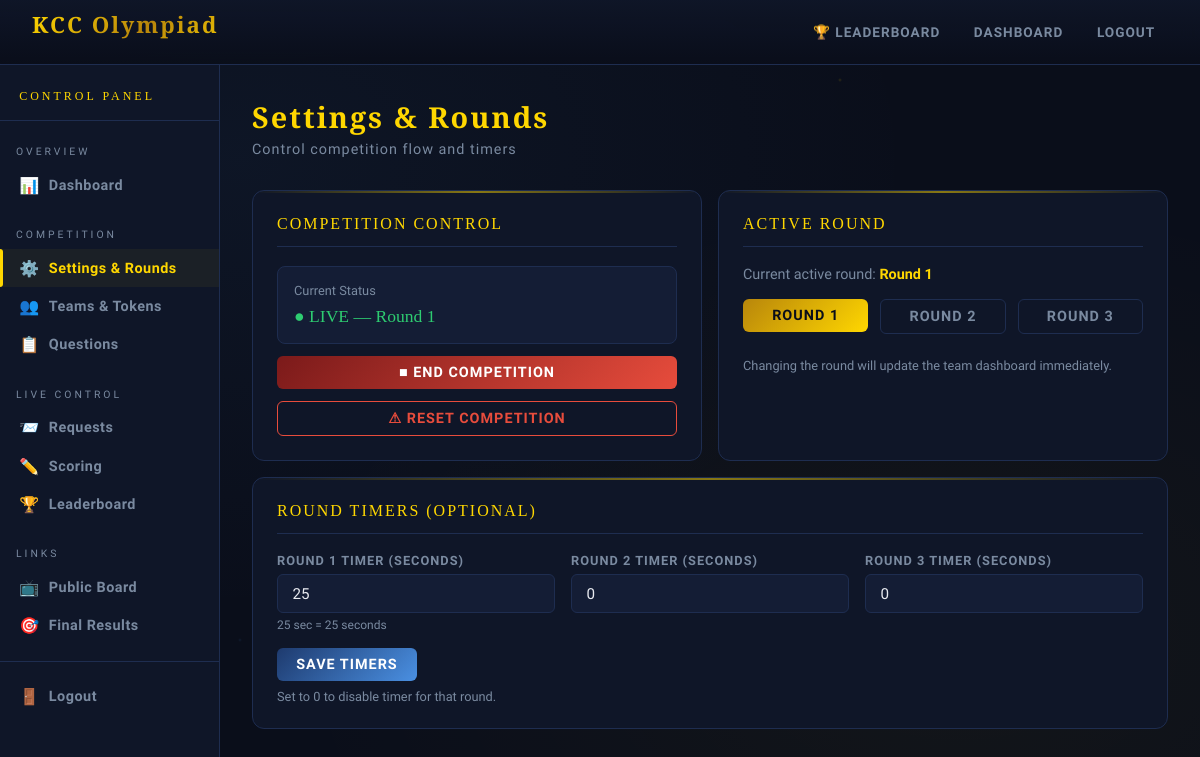
The app's page /admin-panel/settings/ (signed in) with its own data.
### myapp/models.py (models this page shows, shortened)
class CompetitionSettings(models.Model):
    active_round = models.IntegerField(default=1)
    competition_started = models.BooleanField(default=False)
    competition_ended = models.BooleanField(default=False)
    round1_timer = models.IntegerField(default=0, help_text="Timer in seconds, 0 = no timer")
    round2_timer = models.IntegerField(default=0)
    round3_timer = models.IntegerField(default=0)
    class Meta:
        verbose_name = "Competition Settings"
    @classmethod
    def get_settings(cls):
        obj, _ = cls.objects.get_or_create(pk=1)
        return obj

### myapp/views.py (the view)
    def wrapper(request, *args, **kwargs):
        if not request.session.get('is_admin'):
            return redirect('admin_login')
        return view_func(request, *args, **kwargs)

### myapp/views.py (called while the page is built, shortened)
def admin_required(view_func):
    def wrapper(request, *args, **kwargs):
        if not request.session.get('is_admin'):
            return redirect('admin_login')
        return view_func(request, *args, **kwargs)
    wrapper.__name__ = view_func.__name__
    return wrapper

@admin_required
def admin_settings(request):
    settings = CompetitionSettings.get_settings()
    return render(request, 'admin_settings.html', {'settings': settings})

### myapp/templates/admin_settings.html (shortened to what this page needs)
{% extends 'admin_base.html' %}
{% block nav_settings %}active{% endblock %}
{% block admin_content %}
<div class="page-title">Settings & Rounds</div>
<div class="page-subtitle">Control competition flow and timers</div>
<div class="grid grid-2 mb-2">
  <div class="card">
    <div class="card-header">Competition Control</div>
    <div style="display:flex;flex-direction:column;gap:0.75rem;">
      <div style="padding:1rem;background:var(--panel2);border-radius:8px;border:1px solid var(--border);">
        <div style="font-size:0.8rem;color:var(--muted);margin-bottom:0.5rem;">Current Status</div>
        <div style="font-family:'Cinzel',serif;font-size:1.1rem;
          {% if settings.competition_ended %}color:var(--danger);
          {% elif settings.competition_started %}color:var(--success);
          {% else %}color:var(--warning);{% endif %}">
          {% if settings.competition_ended %}Competition Ended
          {% elif settings.competition_started %}● LIVE — Round {{ settings.active_round }}
          {% else %}Not Started{% endif %}
        </div>
      </div>
      {% if settings.competition_started and not settings.competition_ended %}
      <form method="POST">
        <button type="submit" class="btn btn-danger" style="width:100%;justify-content:center;"
          onclick="return confirm('End the competition? This will show final results.')">■ End Competition</button>
      </form>
      {% endif %}
      <form method="POST" onsubmit="return confirm('RESET everything? This deletes all answers, scores and requests!')">
        <button type="submit" class="btn btn-outline" style="width:100%;justify-content:center;border-color:var(--danger);color:var(--danger);">
          ⚠ Reset Competition
        </button>
      </form>
    </div>
  </div>
  <div class="card">
    <div class="card-header">Active Round</div>
    <div style="font-size:0.9rem;color:var(--muted);margin-bottom:1rem;">
      Current active round: <strong style="color:var(--gold);">Round {{ settings.active_round }}</strong>
    </div>
    <div style="display:flex;gap:0.75rem;margin-bottom:1.5rem;">
      {% for r in "123" %}
      <form method="POST" style="flex:1;">
        <button type="submit" class="btn {% if settings.active_round == r|add:0 %}btn-gold{% else %}btn-outline{% endif %}"
          style="width:100%;justify-content:center;">
          Round {{ r }}
        </button>
      </form>
      {% endfor %}
    </div>
    <div style="font-size:0.8rem;color:var(--muted);">
      Changing the round will update the team dashboard immediately.
    </div>
  </div>
</div>
<div class="card">
  <div class="card-header">Round Timers (Optional)</div>
  <form method="POST">
    <div class="grid grid-3" style="margin-bottom:1rem;">
      <div class="form-group" style="margin:0;">
        <label class="form-label">Round 1 Timer (seconds)</label>
        <input type="number" name="round1_timer" value="{{ settings.round1_timer }}"
          min="0" max="3600" class="form-control" placeholder="0 = no timer">
        <div style="font-size:0.75rem;color:var(--muted);margin-top:0.3rem;">
          {{ settings.round1_timer }} sec = {% if settings.round1_timer %}{{ settings.round1_timer|floatformat:0 }} seconds{% else %}No timer{% endif %}
        </div>
      </div>
      <div class="form-group" style="margin:0;">
        <label class="form-label">Round 2 Timer (seconds)</label>
        <input type="number" name="round2_timer" value="{{ settings.round2_timer }}"
          min="0" max="3600" class="form-control" placeholder="0 = no timer">
      </div>
      <div class="form-group" style="margin:0;">
        <label class="form-label">Round 3 Timer (seconds)</label>
        <input type="number" name="round3_timer" value="{{ settings.round3_timer }}"
          min="0" max="3600" class="form-control" placeholder="0 = no timer">
      </div>
    </div>
    <button type="submit" class="btn btn-primary">Save Timers</button>
    <div style="font-size:0.8rem;color:var(--muted);margin-top:0.5rem;">Set to 0 to disable timer for that round.</div>
  </form>
</div>
{% endblock %}

### myapp/templates/base.html (style rules this page uses)
:root { --gold: #ffd700; --gold-dark: #b8860b; --gold-light: #fff0a0; --deep: #0a0e1a; --panel: #0f1628; --panel2: #141d35; --border: #1e2d50; --accent: #4a90e2; --success: #2ecc71; --danger: #e74c3c; --warning: #f39c12; --text: #e8eaf0; --muted: #7a8aa0; }
* { box-sizing: border-box; margin: 0; padding: 0; }
body { font-family: "Rajdhani", sans-serif; background: var(--deep); color: var(--text); min-height: 100vh; background-image: radial-gradient( ellipse at 20% 20%, rgba(74, 144, 226, 0.06) 0%, transparent 50% ), radial-gradient( ellipse at 80% 80%, rgba(255, 215, 0, 0.04) 0%, transparent 50% ); }
body::before { content: ""; position: fixed; inset: 0; background-image: radial-gradient( 1px 1px at 10% 15%, rgba(255, 255, 255, 0.3) 0%, transparent 100% ), radial-gradient( 1px 1px at 30% 60%, rgba(255, 255, 255, 0.2) 0%, transparent 100% ), radial-gradient( 1px 1px at 60% 25%, rgba(255, 255, 255, 0.25) 0%, transparent 100% ), radial-gradient( 1px 1px at 80% 70%, rgba(255, 255, 255, 0.15) 0%, transparent 100% ), radial-gradient( 1px 1px at 50% 90%, rgba(255, 255, 255, 0.2) 0%, transparent 100% ), radial-gradient( 1px 1px at 90% 40%, rgba(255, 255, 255, 0.25) 0%, transparent 100% ), radial-gradient( 2px 2px at 70% 10%, rgba(255, 215, 0, 0.15) 0%, transparent 100% ), radial-gradient( 2px 2px at 20% 80%, rgba(74, 144, 226, 0.1) 0%, transparent 100% ); pointer-events: none; z-index: 0; }
.card { background: var(--panel); border: 1px solid var(--border); border-radius: 12px; padding: 1.5rem; position: relative; overflow: hidden; }
.card::before { content: ""; position: absolute; top: 0; left: 0; right: 0; height: 2px; background: linear-gradient( 90deg, transparent, var(--gold), transparent ); opacity: 0.5; }
.card-header { font-family: "Cinzel", serif; font-size: 1rem; color: var(--gold); letter-spacing: 2px; text-transform: uppercase; margin-bottom: 1.2rem; padding-bottom: 0.8rem; border-bottom: 1px solid var(--border); }
.btn { display: inline-flex; align-items: center; gap: 0.4rem; padding: 0.5rem 1.2rem; border-radius: 6px; border: none; cursor: pointer; font-family: "Rajdhani", sans-serif; font-size: 0.9rem; font-weight: 700; letter-spacing: 1px; text-transform: uppercase; text-decoration: none; transition: all 0.2s; }
.btn-gold { background: linear-gradient(135deg, var(--gold-dark), var(--gold)); color: var(--deep); }
.btn-primary { background: linear-gradient(135deg, #1e3a6e, var(--accent)); color: white; }
.btn-danger { background: linear-gradient(135deg, #7b1a1a, var(--danger)); color: white; }
.btn-outline { background: transparent; border: 1px solid var(--border); color: var(--muted); }
.form-group { margin-bottom: 1rem; }
.form-label { display: block; font-size: 0.8rem; font-weight: 600; letter-spacing: 1px; text-transform: uppercase; color: var(--muted); margin-bottom: 0.4rem; }
.form-control { width: 100%; background: var(--panel2); border: 1px solid var(--border); border-radius: 6px; padding: 0.6rem 0.9rem; color: var(--text); font-family: "Rajdhani", sans-serif; font-size: 0.95rem; transition: border-color 0.2s; }
.grid { display: grid; gap: 1rem; }
.grid-2 { grid-template-columns: repeat(2, 1fr); }
.grid-3 { grid-template-columns: repeat(3, 1fr); }
.page-title { font-family: "Cinzel", serif; font-size: 1.8rem; font-weight: 700; color: var(--gold); margin-bottom: 0.3rem; letter-spacing: 2px; }
.page-subtitle { color: var(--muted); font-size: 0.9rem; margin-bottom: 2rem; letter-spacing: 1px; }
.mb-2 { margin-bottom: 1rem; }

### records on screen
CompetitionSettings: active_round "1", round1_timer "25", round2_timer "0", round3_timer "0"

### other values on screen
{{ r }} "1" "2" "3"
